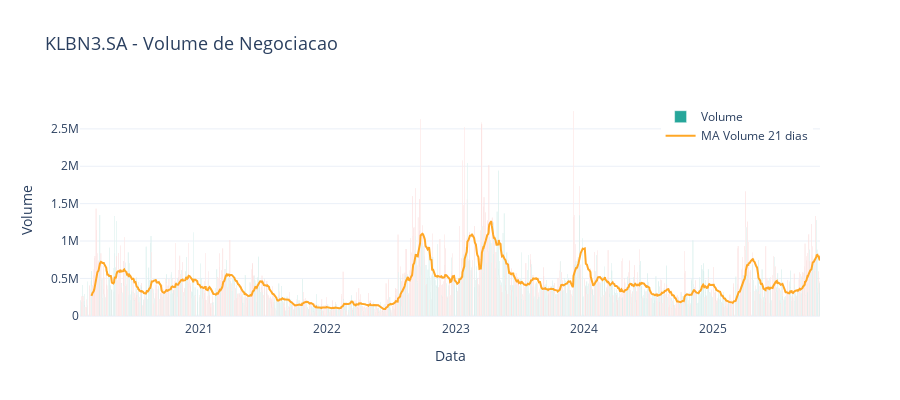

The notebook cell saved with this chart:
### Markdown cell above
### 3.3 Volume Negociado

Analise do volume de negociacao ao longo do periodo.

### Code cell
# Volume chart with color based on price direction
colors = ['#26a69a' if df['Close'].iloc[i] >= df['Open'].iloc[i] 
          else '#ef5350' for i in range(len(df))]

fig_vol = go.Figure()

fig_vol.add_trace(go.Bar(
    x=df['Date'],
    y=df['Volume'],
    marker_color=colors,
    name='Volume',
    hovertemplate='Data: %{x}<br>Volume: %{y:,.0f}<extra></extra>'
))

# Add moving average of volume
vol_ma = df['Volume'].rolling(window=21).mean()
fig_vol.add_trace(go.Scatter(
    x=df['Date'],
    y=vol_ma,
    mode='lines',
    name='MA Volume 21 dias',
    line=dict(color='#ffa726', width=2)
))

fig_vol.update_layout(
    title=dict(
        text='KLBN3.SA - Volume de Negociacao',
        font=dict(size=18)
    ),
    xaxis_title='Data',
    yaxis_title='Volume',
    template='plotly_white',
    height=400,
    showlegend=True,
    legend=dict(yanchor='top', y=0.99, xanchor='right', x=0.99)
)

fig_vol.show()

### Figure 1 — Plotly figure (JSON) as saved in the notebook; plotly's stock layout.template omitted (floating-point values rounded to 4 significant figures; data arrays with more than 128 entries replaced by an {"elided": "..."} marker saying what was removed)
{"data": [{"hovertemplate": "Data: %{x}<br>Volume: %{y:,.0f}<extra></extra>", "marker": {"color": {"elided": "1433 str values"}}, "name": "Volume", "type": "bar", "x": {"elided": "1433 str values"}, "y": {"elided": "1433 int values"}}, {"line": {"color": "#ffa726", "width": 2}, "mode": "lines", "name": "MA Volume 21 dias", "type": "scatter", "x": {"elided": "1433 str values"}, "y": {"elided": "1433 float values"}}], "layout": {"height": 400, "legend": {"x": 0.99, "xanchor": "right", "y": 0.99, "yanchor": "top"}, "showlegend": true, "title": {"font": {"size": 18}, "text": "KLBN3.SA - Volume de Negociacao"}, "xaxis": {"title": {"text": "Data"}}, "yaxis": {"title": {"text": "Volume"}}}}
